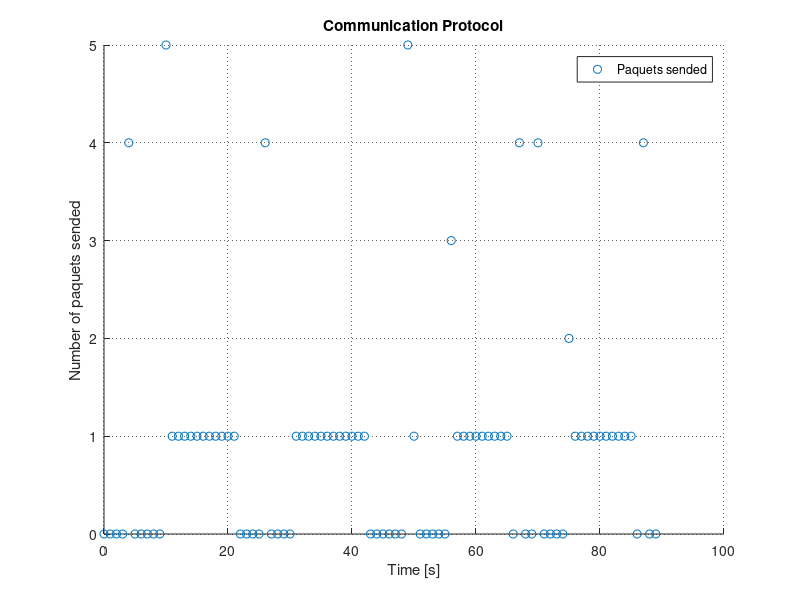

Recreate this plot in MATLAB.
clear all;
close all;
clc;

% Read the data from the test
data = csvread('test2.csv');


%put the data according to their position
time = data(:,1);
paquets = data(:,2);



% Plots
hold on
P1 = scatter(time,paquets);


% Make the plots beautiful
% set( P1, 'color', '[0 0 1]', 'LineWidth', 2 );
title('Communication Protocol')
xlabel('Time [s]')
ylabel('Number of paquets sended')
%xlim([-100 2500]);
%ylim([-100 2500]);
legend('Paquets sended')
grid on
set(gca,'GridLineStyle',':', 'GridColor', 'k', 'GridAlpha', .6)
